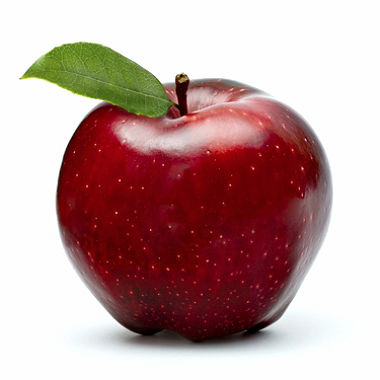
#> input picture Prototypes/apple.jpeg, 380 x 380 px
$ python Greyscale.py
#> lines starting #> are read from the running program, lines starting #| are printed output that depends on the picture; after the words box and inside, x2 and y2 are one past the last pixel; in counts of white or black regions, pixels touching at a corner belong together
from PIL import Image

img = Image.open('apple.jpeg')                                                  #LOAD IMAGE AS RGB PIXELS
#> img is the input picture: PIL image 380x380 RGB; mean R, G, B 192, 161, 159.6
rgb = img.convert('RGB').load()
greyscale_grid = []
for y in range(img.size[1]):                                                    #LOOP THROUGH PIXELS AND CALCULATE LUMINANCE
    greyscale_grid.append([])
    for x in range(img.size[0]):
        r_luminance = rgb[x,y][0]*0.2126
        g_luminance = rgb[x,y][1]*0.7152
        b_luminance = rgb[x,y][2]*0.0722
        luminance = round(r_luminance + g_luminance + b_luminance)              #GREYSCALE VALUE MUST BE AN INTEGER
        greyscale_grid[y].append(luminance)
#> after the loop, greyscale_grid = 380 items

display_image = Image.new('RGB',(len(greyscale_grid[0]),len(greyscale_grid)))   #CREATE EMPTY IMAGE
#> display_image: PIL image 380x380 RGB; every value is 0
pixels = display_image.load()
for y in range(len(greyscale_grid)):                                            #LOOP THROUGH PIXELS AND SET COLOURS
    for x in range(len(greyscale_grid[y])):
        luminance = greyscale_grid[y][x]
        pixels[x,y] = (luminance,luminance,luminance)
display_image.show()                                                            #DISPLAY GREYSCALE IMAGE
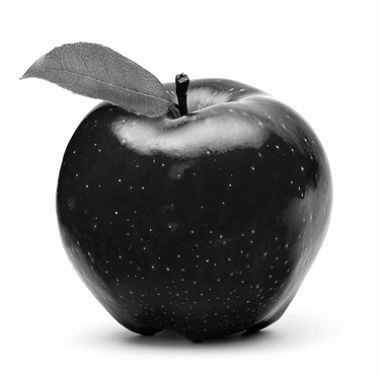
#> shown: PIL image 380x380 RGB; min 0, max 255, mean 167.5


histogram = [0]*256                                                             #CREATE EMPTY HISTOGRAM
for y in range(len(greyscale_grid)):                                            #LOOP THROUGH PIXELS TO GET FREQUENCY OF LUMINANCE VALUES
    for x in range(len(greyscale_grid[y])):
        luminance = greyscale_grid[y][x]
        histogram[luminance] += 1
#> after the loop, histogram = 256 values, max 68191 at index 254, min 16 at index 0, mean 564.1

weighted_histogram = []                                                         #CREATE WEIGHTED HISTOGRAM
for i in range(len(histogram)):
    weighted_histogram.append(histogram[i] * i)
#> after the loop, weighted_histogram = 256 values, max 17320514 at index 254, min 0 at index 0, mean 94486.4

threshold = 0
max_class_variance = 0
for t in range(1,255):                                                          #CALCULATE CLASS VARIANCE FOR POSSIBLE ALL THRESHOLDS
    weight_fg = sum(histogram[t+1:])/sum(histogram)
    weight_bg = sum(histogram[:t+1])/sum(histogram)
    if sum(histogram[t+1:]) == 0 : mean_fg = 0                                  #AVOID DIVISION BY 0
    else : mean_fg = sum(weighted_histogram[t+1:]) / sum(histogram[t+1:])
    if sum(histogram[:t+1]) == 0 : mean_bg = 0
    else : mean_bg = sum(weighted_histogram[:t+1]) / sum(histogram[:t+1])

    class_variance = weight_fg * weight_bg * (mean_bg - mean_fg)**2
    if class_variance > max_class_variance:                                     #FIND THRESHOLD VALUE WITH MAXIMUM CLASS VARIANCE
        threshold = t
        max_class_variance = class_variance
#> this loop made 254 passes
#> (weight_fg, weight_bg, mean_fg, mean_bg, class_variance, max_class_variance) on passes 1 to 12: (1, 0.000471, 167.6, 0.765, 13.1, 13.1), (0.999, 0.000706, 167.6, 1.18, 19.56, 19.56), (0.999, 0.000983, 167.7, 1.69, 27.07, 27.07), (0.999, 0.00136, 167.7, 2.34, 37.27, 37.27), (0.998, 0.00178, 167.8, 2.96, 48.28, 48.28), (0.998, 0.00224, 167.9, 3.58, 60.25, 60.25), (0.997, 0.00287, 168, 4.34, 76.74, 76.74), (0.996, 0.0036, 168.1, 5.08, 95.36, 95.36), (0.995, 0.00472, 168.3, 6, 123.6, 123.6), (0.994, 0.00611, 168.5, 6.91, 158.5, 158.5), (0.993, 0.00744, 168.7, 7.65, 191.7, 191.7), (0.991, 0.00903, 169, 8.41, 230.7, 230.7)
#> (weight_fg, weight_bg, mean_fg, mean_bg, max_class_variance) on passes 61 to 66: (0.71, 0.29, 224.9, 26.79, 8075.5), (0.709, 0.291, 225.1, 26.9, 8098.4), (0.709, 0.291, 225.3, 27.01, 8120.6), (0.708, 0.292, 225.5, 27.1, 8138.7), (0.707, 0.293, 225.7, 27.21, 8159.1), (0.706, 0.294, 225.8, 27.3, 8176.4)
#> after the loop, max_class_variance = 9307.5; threshold = 148


threshold_grid = []                                                             #CREATE THRESHOLD GRID
for y in range(len(greyscale_grid)):                                            #COMPARE EACH PIXEL'S LUMINANCE TO THRESHOLD VALUE
    threshold_grid.append([])
    for x in range(len(greyscale_grid[y])):
        if greyscale_grid[y][x] > threshold:
            threshold_grid[y].append(0)
        else:
            threshold_grid[y].append(1)
#> after the loop, threshold_grid = 380 items

display_image = Image.new('RGB',(len(greyscale_grid[0]),len(greyscale_grid)))   #CREATE EMPTY IMAGE
pixels = display_image.load()
for y in range(len(threshold_grid)):                                            #LOOP THROUGH PIXELS AND SET COLOUR
    for x in range(len(threshold_grid[y])):
        if threshold_grid[y][x] == 0:
            pixels[x,y] = (255,255,255)
        else:
            pixels[x,y] = (0,0,0)
display_image.show()                                                            #DISPLAY GREYSCALE IMAGE
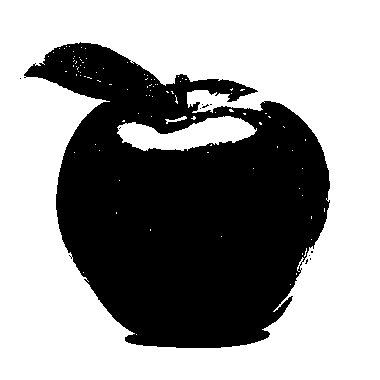
#> shown: PIL image 380x380 RGB; 59.6% white; 11 black regions (10 under 20 px), largest, box (x1, y1, x2, y2) and area: (24, 42, 330, 348) 58304
